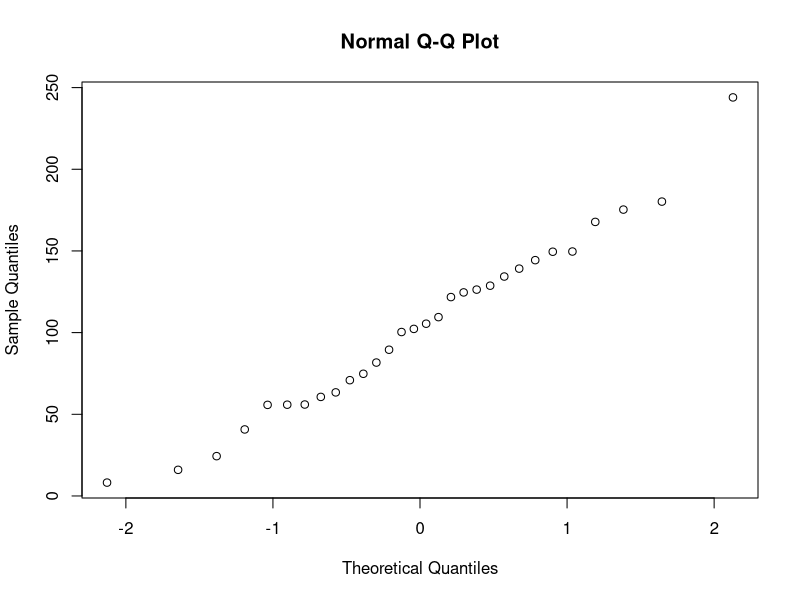
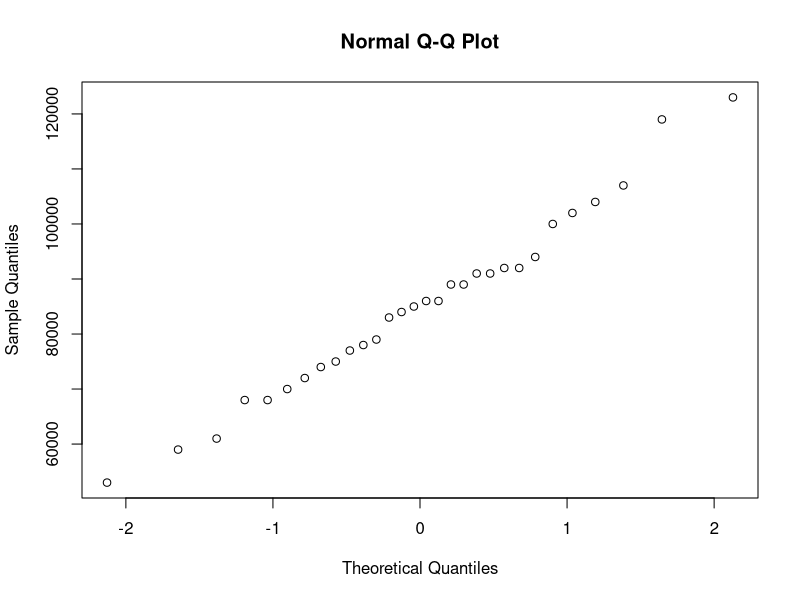
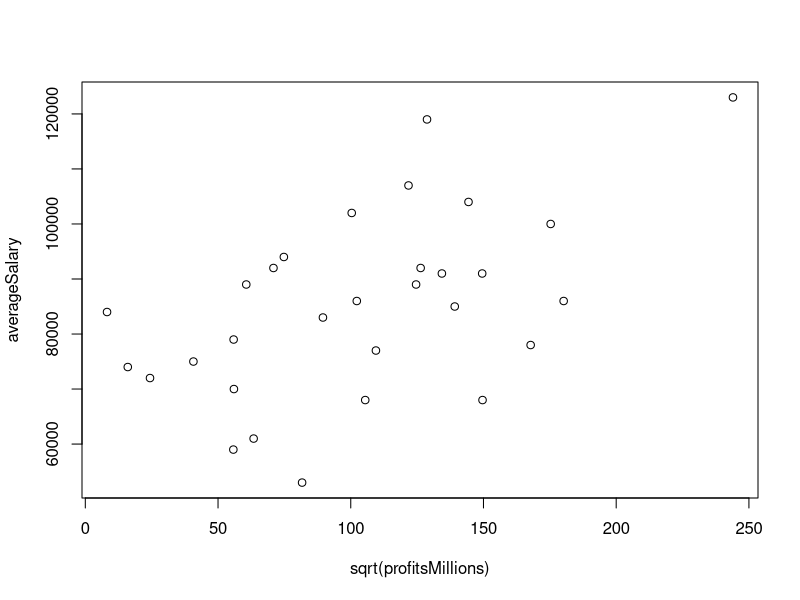
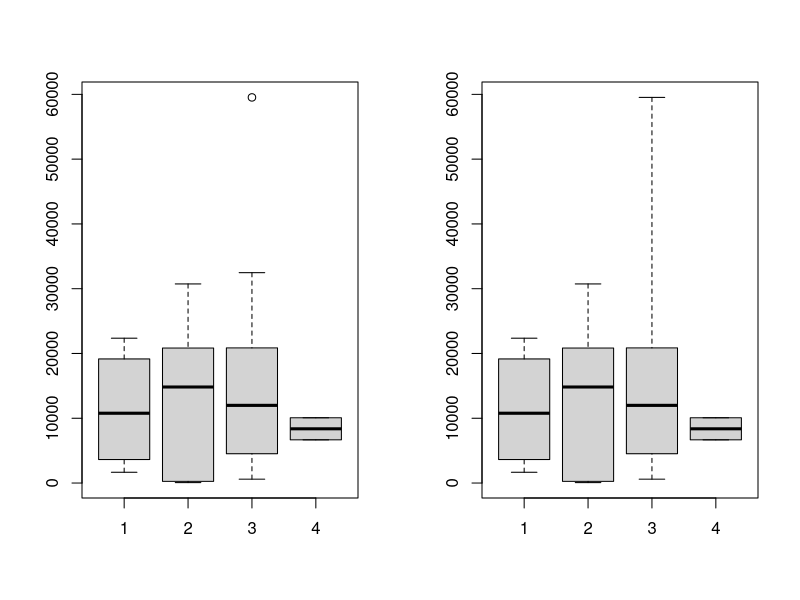

Recreate these plots in R, in order.
# HW Lect 5-1, Andrey Risukhin
# Consider a continuous variable and a discrete variable. 
# Make comparative boxplots for the continuous variable for each level of the discrete variable.
# I used countEmployeesLog as discrete, profitsMillions as continuous.

countEmployeesLog <- c(4, 2, 3, 3, 4, 3, 2, 3, 3, 1,
                       2, 3, 3, 3, 2, 2, 3, 3, 3, 3,
                       3, 1, 1, 1, 3, 3, 3, 3, 3, 3)

profitsMillions <- c(6670.00, 20840.00, 59531.00, 
                     4021.00, 10073.00, 11986.00, 
                     67.00, 594.00, 19370.00, 
                     1658.40, 14824.00, 3677.00, 
                     8014.00, 3134.00, 30736.00, 
                     256.00, 5024.00, 32474.00,
                     15528.00, 3110.00, 22355.00,
                     15959.00, 5595.00, 3122.00,
                     28147.00, 16571.00, 11121.00,
                     10460.00, 22393.00, 18045.00)

averageSalary <- c(53000.00, 104000.00, 123000.00,
                   61000.00, 102000.00, 77000.00,
                   84000.00, 72000.00, 85000.00,
                   75000.00, 107000.00, 89000.00,
                   83000.00, 70000.00, 100000.00,
                   74000.00, 92000.00, 86000.00,
                   89000.00, 59000.00, 91000.00,
                   92000.00, 94000.00, 79000.00,
                   78000.00, 119000.00, 68000.00,
                   86000.00, 68000.00, 91000.00)

ageOfCompany <- c(2, 1, 2, 6, 1, 2, 6, 2, 1, 1, 5,
                  4, 4, 1, 1, 2, 1, 1, 1, 4, 4, 3,
                  3, 2, 3, 2, 3, 3, 4, 5, 6)

qqnorm(sqrt(profitsMillions))

qqnorm(averageSalary)

plot(sqrt(profitsMillions), averageSalary)

profits1 <- c(profitsMillions[10], profitsMillions[21], profitsMillions[22], 
              profitsMillions[23])
profits2 <- c(profitsMillions[2], profitsMillions[7], profitsMillions[11], 
              profitsMillions[15], profitsMillions[16])
profits3 <- c(profitsMillions[3], profitsMillions[4], profitsMillions[6], 
              profitsMillions[8], profitsMillions[9], profitsMillions[12], 
              profitsMillions[13], profitsMillions[14], profitsMillions[17], 
              profitsMillions[18], profitsMillions[19], profitsMillions[20], 
              profitsMillions[21], profitsMillions[25], profitsMillions[26], 
              profitsMillions[27], profitsMillions[28], profitsMillions[29], 
              profitsMillions[30])
profits4 <- c(profitsMillions[1], profitsMillions[5])

# Make Boxplots
par(mfrow = c(1,2))
boxplot(profits1, profits2, profits3, profits4)
boxplot(profits1, profits2, profits3, profits4, range = 0) # Suppresses outliers
max(profits3) # The outlier, 59531

# Create counts variables
level1Count <- 4
level2Count <- 5
level3Count <- 19
level4Count <- 2

profits1 <- numeric(level1Count)
profits2 <- numeric(level2Count)
profits3 <- numeric(level3Count)
profits4 <- numeric(level4Count)

# Sort profits by level   DOES NOT WORK YET
#for (i in length(countEmployeesLog)) { # Loop once for each element of countEmployeesLog
#  countEmployeesLog[i]
#  if (countEmployeesLog[i] == 1) {
#    profits1[i] <- profitsMillions[i]
#  }
#  if (countEmployeesLog[i] == 2) {
#    profits2[i] <- profitsMillions[i]
#  }
#  if (countEmployeesLog[i] == 3) {
#    profits3[i] <- profitsMillions[i]
#  }
#  if (countEmployeesLog[i] == 4) {
#    profits4[i] <- profitsMillions[i]
#  }
#}